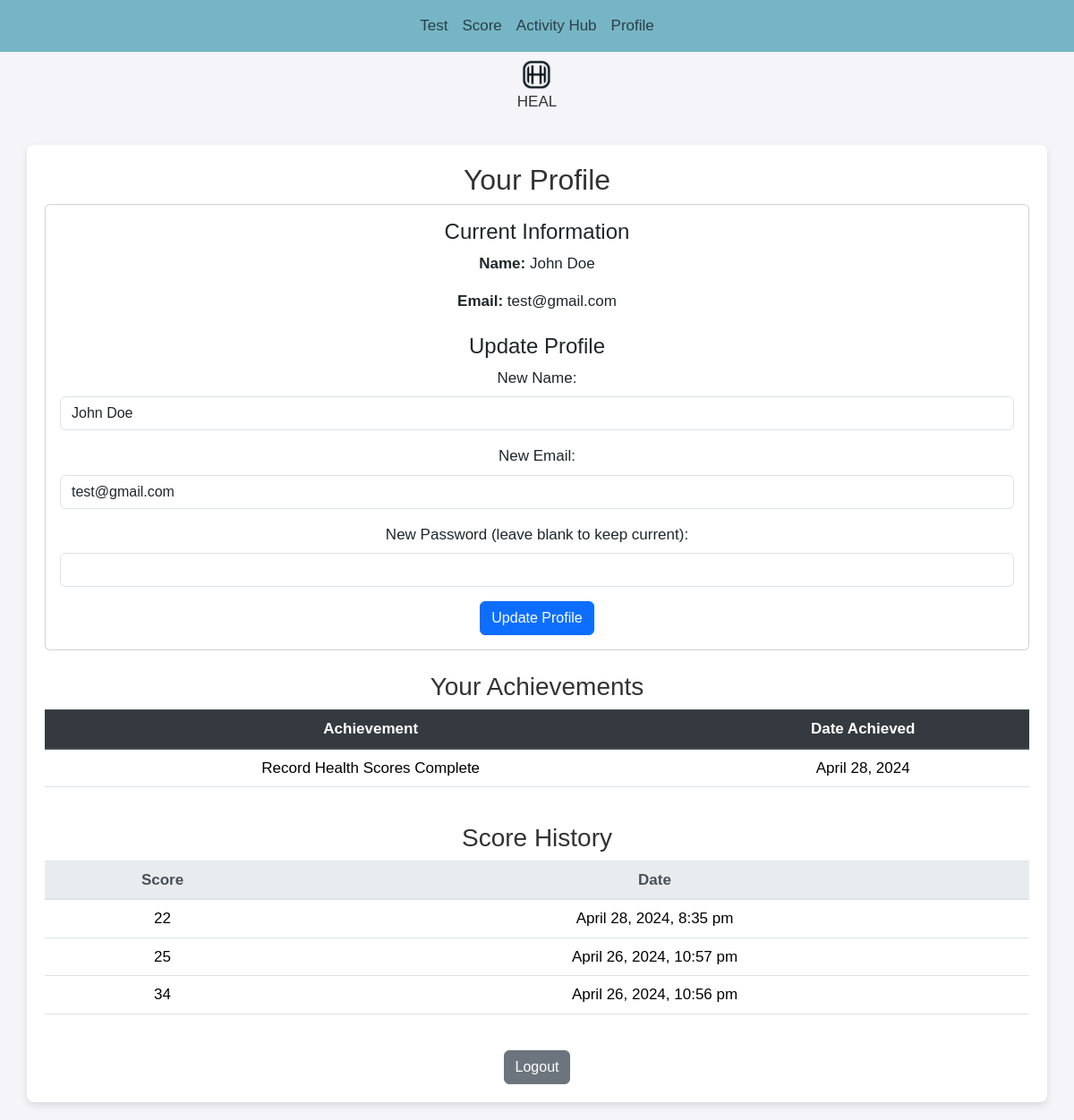
The app's page /profile.php (signed in) with its own data.
### tables this page shows
CREATE TABLE `users` (
  `user_id` int(11) NOT NULL,
  `username` varchar(50) NOT NULL,
  `email` varchar(100) NOT NULL,
  `password` varchar(255) NOT NULL,
  `created_at` datetime DEFAULT current_timestamp(),
  `last_login` datetime DEFAULT NULL,
  `is_active` tinyint(1) DEFAULT 1
);

CREATE TABLE `achievements` (
  `id` int(11) NOT NULL,
  `user_id` int(11) DEFAULT NULL,
  `achievement_name` varchar(255) DEFAULT NULL,
  `date_achieved` date DEFAULT NULL
);

CREATE TABLE `scores` (
  `id` int(11) NOT NULL,
  `user_id` int(11) DEFAULT NULL,
  `score` int(11) DEFAULT NULL,
  `test_date` timestamp NOT NULL DEFAULT current_timestamp()
);

### profile.php (the view, shortened to what this page needs)
<!DOCTYPE html>
<html lang="en">
<head>
    <link href="https://maxcdn.bootstrapcdn.com/bootstrap/4.5.2/css/bootstrap.min.css" rel="stylesheet">
    <?php
    include('nav.php');
    $user_id = $_SESSION['user_id'];
    $current_data_sql = "SELECT username, email FROM users WHERE user_id = '$user_id'";
    $current_data_result = $conn->query($current_data_sql);
    $current_data = $current_data_result->fetch_assoc();
    $achievements_sql = "SELECT achievement_name, date_achieved FROM achievements WHERE user_id = '$user_id'";
    $achievements_result = $conn->query($achievements_sql);
    $scores_sql = "SELECT score, test_date FROM scores WHERE user_id = '$user_id' ORDER BY test_date DESC";
    $scores_result = $conn->query($scores_sql);
    ?>
</head>
<body>
<div class="container">
    <h2>Your Profile</h2>
    <div class="card">
        <div class="card-body">
            <h4 class="card-title">Current Information</h4>
            <p class="card-text"><strong>Name:</strong> <?= $current_data['username']; ?></p>
            <p class="card-text"><strong>Email:</strong> <?= $current_data['email']; ?></p>
            <h4 class="mt-4">Update Profile</h4>
            <form method="POST">
                <div class="form-group">
                    <label for="new_name">New Name:</label>
                    <input type="text" class="form-control" id="new_name" name="new_name" required value="<?= $current_data['username']; ?>">
                </div>
                <div class="form-group">
                    <label for="new_email">New Email:</label>
                    <input type="email" class="form-control" id="new_email" name="new_email" required value="<?= $current_data['email']; ?>">
                </div>
                <div class="form-group">
                    <label for="new_password">New Password (leave blank to keep current):</label>
                    <input type="password" class="form-control" id="new_password" name="new_password">
                </div>
                <button type="submit" class="btn btn-primary" name="update_profile">Update Profile</button>
            </form>
        </div>
    </div>
    <h3 class="mt-4">Your Achievements</h3>
    <div class="table-responsive">
        <table class="table table-hover">
            <thead class="thead-dark">
                <tr>
                    <th>Achievement</th>
                    <th>Date Achieved</th>
                </tr>
            </thead>
            <tbody>
                <?php
                if ($achievements_result->num_rows > 0) {
                    while ($row = $achievements_result->fetch_assoc()) {
                        echo "<tr><td>" . $row['achievement_name'] . "</td><td>" . date("F j, Y", strtotime($row['date_achieved'])) . "</td></tr>";
                    }
                } else {
                    echo "<tr><td colspan='2'>No achievements yet.</td></tr>";
                }
                ?>
            </tbody>
        </table>
    </div>
    <h3 class="mt-4">Score History</h3>
    <div class="table-responsive">
        <table class="table table-hover">
            <thead class="thead-light">
                <tr>
                    <th>Score</th>
                    <th>Date</th>
                </tr>
            </thead>
            <tbody>
                <?php if ($scores_result->num_rows > 0): ?>
                    <?php while ($row = $scores_result->fetch_assoc()): ?>
                        <tr>
                            <td><?= $row['score']; ?></td>
                            <td><?= date("F j, Y, g:i a", strtotime($row['test_date'])); ?></td>
                        </tr>
                    <?php endwhile; ?>
                <?php else: ?>
                    <tr><td colspan="2">No scores found.</td></tr>
                <?php endif; ?>
            </tbody>
        </table>
    </div>
    <button class="btn btn-secondary mt-4" onclick="location.href='logout.php'">Logout</button>
</div>
</body>
</html>

### nav.php (style rules this page uses)
body { font-family: 'Arial', sans-serif; background-color: #f4f4f9; color: #333; text-align: center; font-size: 17px; }
.container { margin: 20px auto; padding: 20px; background-color: #fff; border-radius: 8px; box-shadow: 0 4px 8px rgba(0,0,0,0.1); }

### records on screen
users: username "John Doe", email "test@gmail.com", new_name "John Doe", new_email "test@gmail.com"
achievements: achievement_name "Record Health Scores Complete", date_achieved "April 28, 2024"
scores: score "22", test_date "April 28, 2024, 8:35 pm"
scores: score "25", test_date "April 26, 2024, 10:57 pm"
scores: score "34", test_date "April 26, 2024, 10:56 pm"
